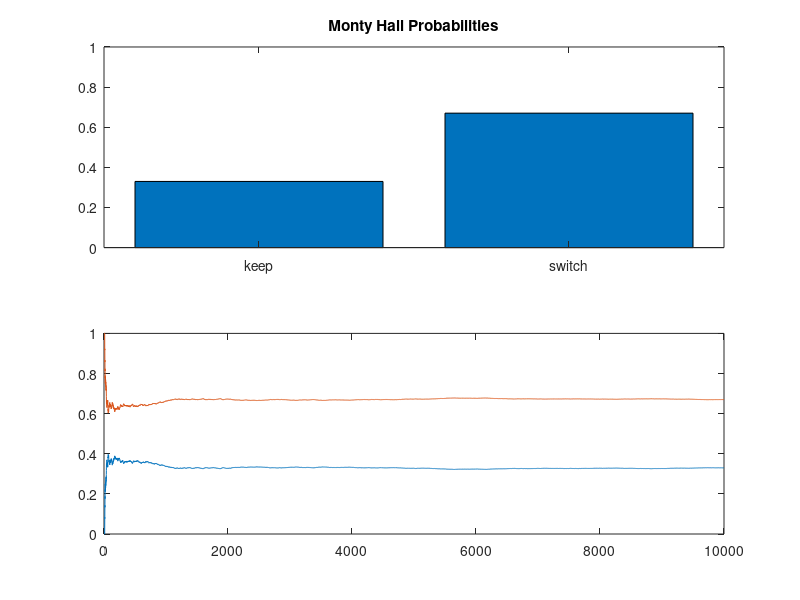

MATLAB code to generate this figure:


num_games = 10000;

counts = [0, 0];
record_probs = zeros(num_games, 2);
for i = 1:num_games

    % generate new location for grand prize
    car_location = randi(3);

    % select a door
    first_choice = randi(3);

    % Monty Hall reveals the unselected door that is the goat
    show_door = setdiff([1,2,3], [first_choice, car_location]);

    % decide to replace your first choice
    second_choice = setdiff([1,2,3], [show_door, first_choice]);

    if second_choice == car_location % switched to the winning door
        counts(2) = counts(2) + 1;
    else % sticking with original door
        counts(1) = counts(1) + 1;
    end

    record_probs(i,:) = [counts(1)/i, counts(2)/i];

    if rem(i,1000) == 0
        subplot(2,1,1)
        bar(counts/i)
        set(gca, 'xticklabel', {'keep'; 'switch'})
        ylim([0,1])
        title('Monty Hall Probabilities')
        
        subplot(2,1,2)
        plot((1:i), record_probs(1:i,:), '-')
        ylim([0,1])
        drawnow
    end

end
